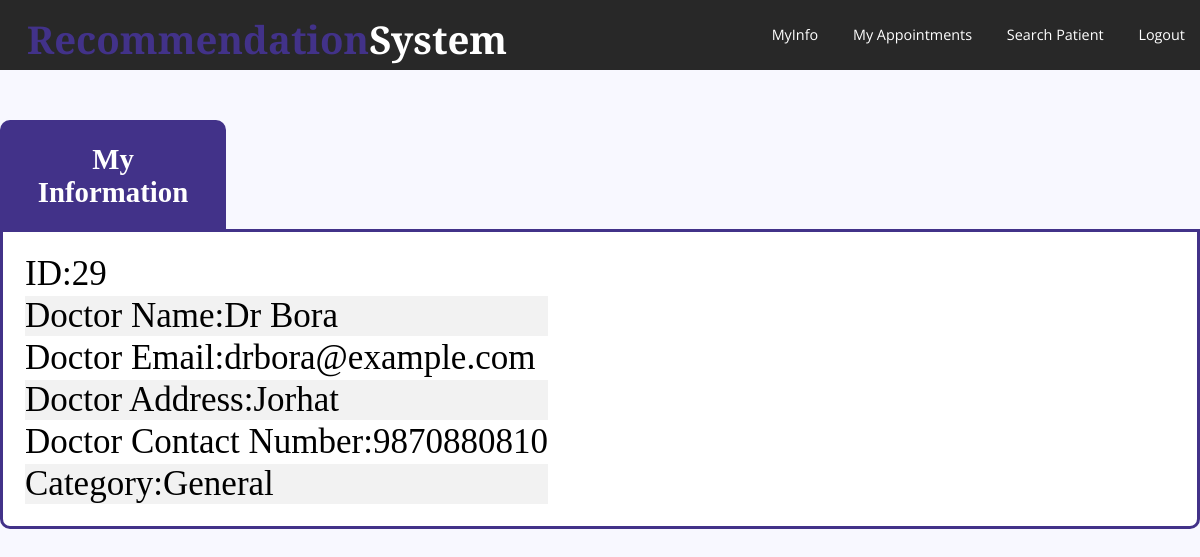
The page /presentationlayer/doctor/index2.php (signed in) on the database its author committed.
### tables this page shows
CREATE TABLE `doctor` (
  `id` int(11) NOT NULL,
  `docname` varchar(255) NOT NULL,
  `docaddress` varchar(255) NOT NULL,
  `docnumber` text NOT NULL,
  `docemail` varchar(255) NOT NULL,
  `docpassword` varchar(255) NOT NULL,
  `type` varchar(255) NOT NULL
);

### presentationlayer/doctor/index2.php (the view, shortened to what this page needs)
<!DOCTYPE html>
<html>
<head>
	<link rel="stylesheet"  href="style3.css">
</head>
<header>
	<h1 >Recommendation<span>System</span></h1>
		<nav>
		<ul >
			<li><a href="index2.php">MyInfo</a></li>
			<li><a href="doctorapp.php">My Appointments</a></li>
			<li><a href=" searchpatient.php">Search Patient</a></li>
			<li><a href="../../applicationlayer/homelogin.php">Logout</a></li>
		</ul>
	</nav>
</header>
<body >
	<div class="header">
	<h2>My Information</h2>
</div>
<form method="post" action="index2.php" class="info">
<div class="Dcontent">
	<table class="table4">
		<?php
		require('../../applicationlayer/db.php');
		$sql3="SELECT  DISTINCT(id),docname,docemail,docaddress,docnumber,type FROM  doctor where docname='".$_SESSION['docname']."' AND docpassword='".$_SESSION['password']."'" ;
		$result3=mysqli_query($con,$sql3);
		if(mysqli_num_rows($result3)>=1){
			while ($row3=$result3->fetch_assoc()) {
				echo "<tr>
						  <td>ID:".$row3["id"]."</td>	</tr>  ";
				echo "<tr>
						  <td>Doctor Name:".$row3["docname"]."</td>	</tr>  ";
				echo "<tr>
						  <td>Doctor Email:".$row3["docemail"]."</td>	</tr> ";
				echo "<tr>
						  <td>Doctor Address:".$row3["docaddress"]."</td>	</tr>  ";
				echo "<tr>
						  <td>Doctor Contact Number:".$row3['docnumber']."</td>	</tr> ";
				echo "<tr>
						  <td>Category:".$row3["type"]."</td>	</tr>  ";
			}
			echo "</table";
		}
		?>
	</table>
</div>
</form>
</body>
</html>

### presentationlayer/doctor/style3.css (style rules this page uses)
body,html { margin: 0; padding: 0; }
header { width: 100%; height: 70px; background-color: #282828; }
h1 { position: absolute; padding: 3px; float: left; margin-left: 2%; margin-top: 10px; font-family: 'Alfa Slab One',cursive; color: #423289; }
span { color: #ffffff; }
ul { width: auto; float: right; margin-top: 8px; }
li { display: inline-block; padding: 15px 15px; }
a { text-align: center; color: #ffffff; text-decoration: none; font-family: 'Open Sans',sans-serif; font-size: 1.2vw; }
.Dcontent { font-weight: 35px; font-size: 35px; }
* { margin: 0px; padding: 0px; }
body { font-size: 120%; background: #F8F8FF; }
.header { width:15%; margin: 50px 0px 0px; color: white; background: #423289; text-align: center; border: 3px solid #423289; border-bottom: none; border-radius: 10px 10px 0px 0px ; padding: 20px; }
.info { width: auto; margin-left: 0px; padding: 20px; border: 3px solid #423289; background: white; border-radius: 0px 0px 10px 10px; }
tr:nth-child(even) { background-color: #f2f2f2; width: auto; }

### rows shown on the page
doctor: id "29", docname "Dr Bora", docemail "drbora@example.com", docaddress "Jorhat", docnumber "9870880810", type "General"
